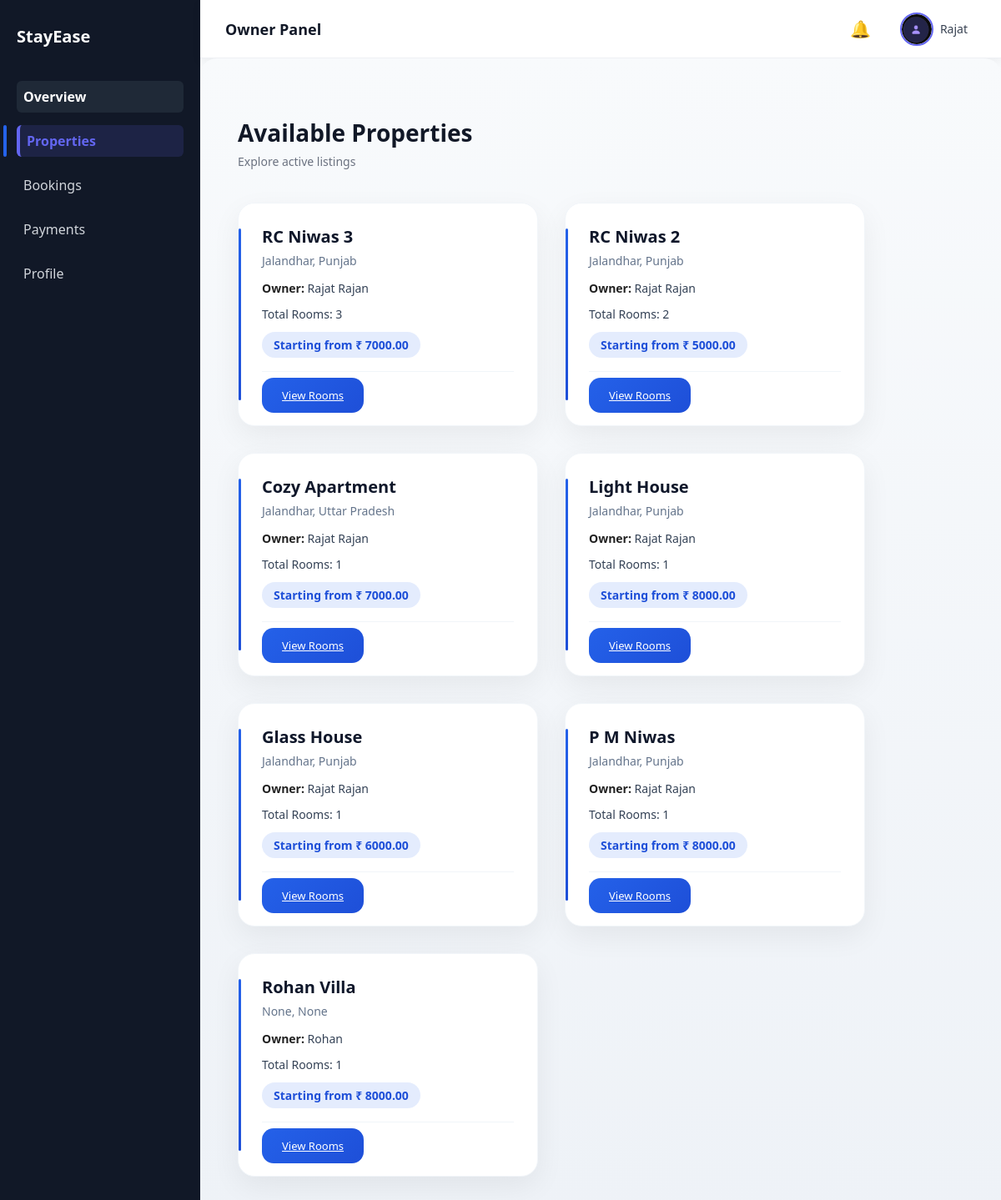
Before: /properties/browse/ (signed in) with the older database file.
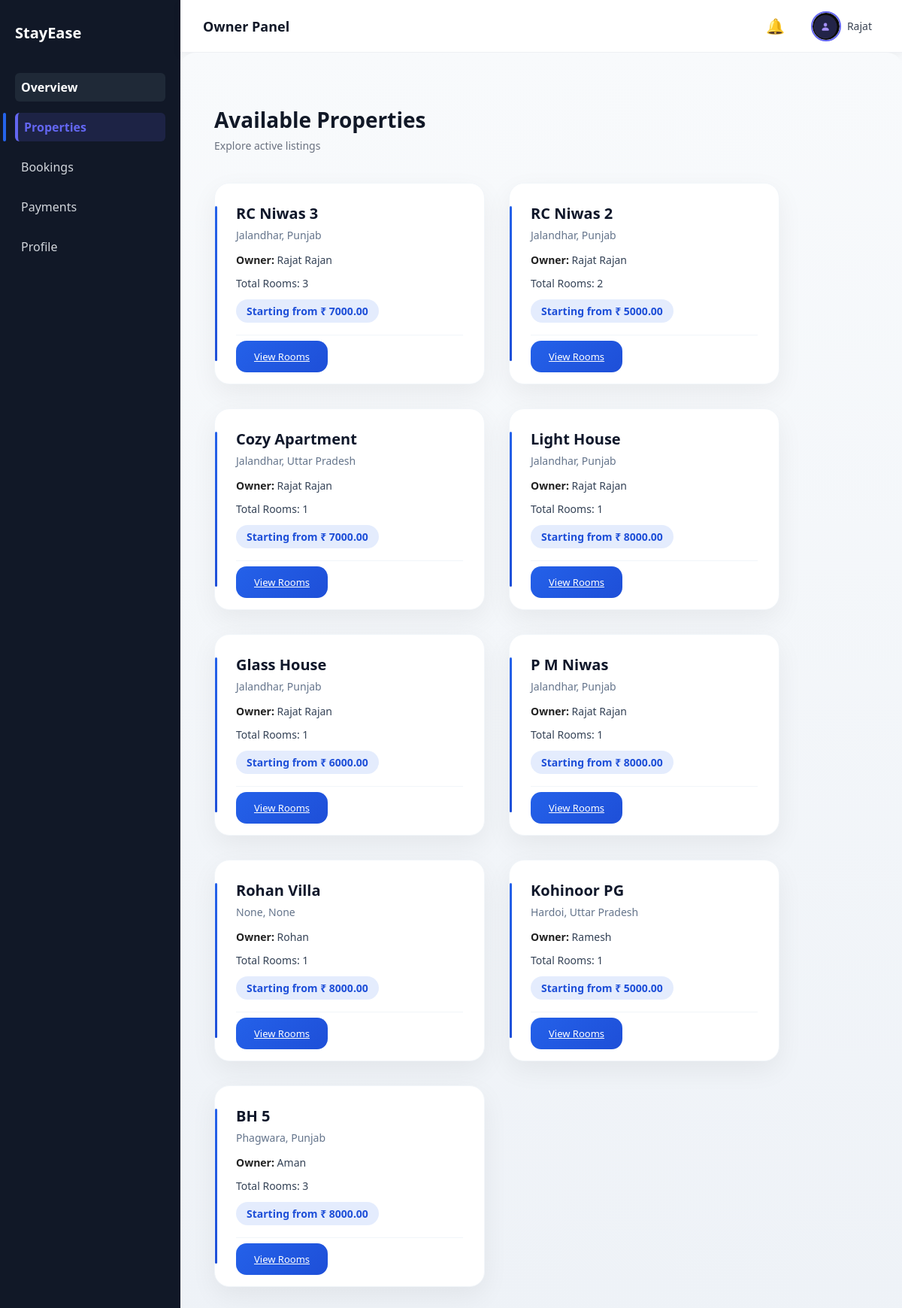
After: the same page with the newer database file.
### properties/models.py (models this page shows, shortened)
class Property(models.Model):
    owner = models.ForeignKey(User, on_delete=models.CASCADE, related_name="properties")
    name = models.CharField(max_length=200)
    description = models.TextField()
    address = models.CharField(max_length=255, blank=True, null=True)
    city = models.CharField(max_length=100, blank=True, null=True)
    state = models.CharField(max_length=100, blank=True, null=True)
    pincode = models.CharField(max_length=10, blank=True, null=True)
    landmark = models.CharField(max_length=150, blank=True, null=True)
    main_image = models.ImageField(upload_to="properties/", blank=True, null=True)
    back_image = models.ImageField(upload_to="properties/", blank=True, null=True)
    is_active = models.BooleanField(default=False)
    is_paid_listing = models.BooleanField(default=False)
    created_at = models.DateTimeField(auto_now_add=True)

class Room(models.Model):
    property = models.ForeignKey(
        Property,
        on_delete=models.CASCADE,
        related_name="rooms"
    )
    room_number = models.CharField(max_length=20)
    rent = models.DecimalField(max_digits=10, decimal_places=2)
    capacity = models.IntegerField()
    is_available = models.BooleanField(default=True)
    image = models.ImageField(upload_to="rooms/", blank=True, null=True)
    created_at = models.DateTimeField(auto_now_add=True)

### properties/views.py (the view)
# urls.py: path("browse/", views.tenant_property_list, name="tenant_property_list"),
@login_required
def tenant_property_list(request):
    properties = Property.objects.filter(
        is_active=True,
        is_paid_listing=True
    )
    property_data = []
    for prop in properties:
        rooms = prop.rooms.all()
        min_rent = None
        if rooms.exists():
            min_rent = rooms.order_by("rent").first().rent
        property_data.append({
            "property": prop,
            "min_rent": min_rent,
            "room_count": rooms.count(),
        })
    return render(request, "properties/tenant_property_list.html", {
        "property_data": property_data
    })

### accounts/context_processors.py (called while the page is built)
def notification_data(request):
    if request.user.is_authenticated:
        notifications = Notification.objects.filter(
            user=request.user
        ).order_by("-created_at")[:5]
        unread_count = Notification.objects.filter(
            user=request.user,
            is_read=False
        ).count()
        return {
            "notifications": notifications,
            "unread_count": unread_count,
        }
    return {}

### templates/properties/tenant_property_list.html
{% extends "dashboard/base_dashboard.html" %}
{% block dashboard_content %}
<div class="tenant-explore-wrapper">
    <div class="tenant-explore-header">
        <h1>Available Properties</h1>
        <p>Explore active listings</p>
    </div>
    <div class="tenant-explore-grid">
        {% for item in property_data %}
        <div class="tenant-explore-card">
            <div class="tenant-explore-content">
                <h3 class="tenant-explore-title">
                    {{ item.property.name }}
                </h3>
                <p class="tenant-explore-location">
                    {{ item.property.city }}, {{ item.property.state }}
                </p>
                <p class="tenant-explore-rooms">
                    <span class="owner-label">Owner:</span>
                    {{ item.property.owner.first_name }}
                    {{ item.property.owner.last_name }}
                </p>
                <p class="tenant-explore-rooms">
                    Total Rooms: {{ item.room_count }}
                </p>
                <p class="tenant-explore-price">
                    {% if item.min_rent %}
                        Starting from ₹ {{ item.min_rent }}
                    {% else %}
                        Rooms not added yet
                    {% endif %}
                </p>
            </div>
            <div class="tenant-explore-action">
                <a href="{% url 'tenant_property_detail' item.property.id %}"
                   class="tenant-explore-btn">
                   View Rooms
                </a>
            </div>
        </div>
        {% empty %}
            <p>No properties available.</p>
        {% endfor %}
    </div>
</div>
{% endblock %}

Changed rows visible on the page:
added Property: property.name "Kohinoor PG", property.city "Hardoi", property.state "Uttar Pradesh", property.owner.first_name "Ramesh", room_count "1", min_rent "5000.00"
added Property: property.name "BH 5", property.city "Phagwara", property.state "Punjab", property.owner.first_name "Aman", room_count "3", min_rent "8000.00"
